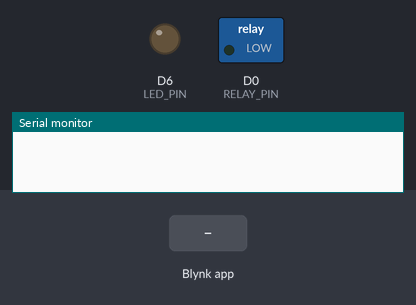
Simulated run of this sketch. Board: ESP8266 (NodeMCU). On the bench: switched loads named in the sketch (green lamp = pin HIGH), output pins drawn as LEDs (lit = HIGH), the last lines printed to the serial monitor. The test bench sets the inputs (shaded band). WiFi joins after 1.5 s; servers stay silent unless stated.

Above: at 3.0 s.
3.1 s: Blynk app writes 1 to V1
At 3.5 s:
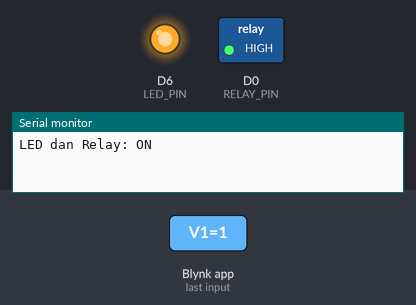
4.6 s: Blynk app writes 0 to V1
At 5.8 s:
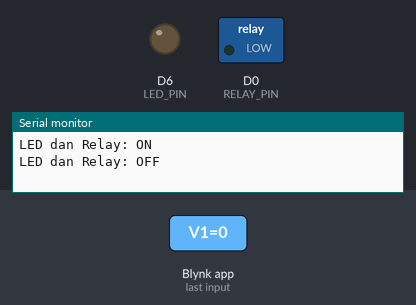
6.1 s: Blynk app writes 200 to V1
At 7.0 s:
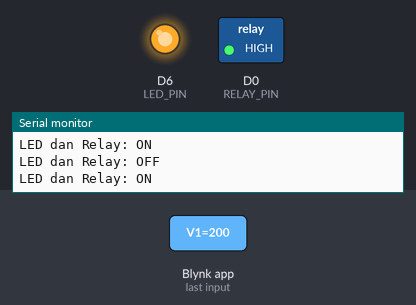
Timing chart, 0 to 9.1 s (numbered marks = the images above; inputs shaded):
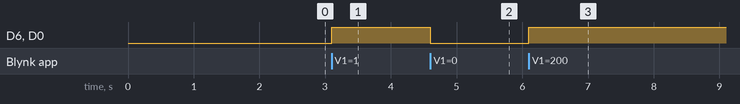

The sketch:

led.ino
```cpp
/*
 * JUDUL: LED (Light Emitting Diode)
 * FUNGSI: Output cahaya yang bisa dikontrol
 * PIN: D6 (Digital Output)
 * RELAY: Mengikuti status LED
 *
 * Cara Kerja:
 * - Output HIGH = LED menyala
 * - Dapat dikontrol manual dari Blynk
 * - Relay menyala bersamaan dengan LED
 *
 * Blynk Virtual Pin:
 * V1 = Kontrol LED (1=ON, 0=OFF)
 * V10 = Status relay
 */

#define BLYNK_TEMPLATE_ID "YourTemplateID"
#define BLYNK_TEMPLATE_NAME "LED Control"
#define BLYNK_AUTH_TOKEN "YourAuthToken"

#include <ESP8266WiFi.h>
#include <BlynkSimpleEsp8266.h>

#define LED_PIN D6
#define RELAY_PIN D0

char ssid[] = "YourWiFiSSID";
char pass[] = "YourWiFiPassword";

void setup() {
  Serial.begin(115200);
  pinMode(LED_PIN, OUTPUT);
  pinMode(RELAY_PIN, OUTPUT);
  digitalWrite(LED_PIN, LOW);
  digitalWrite(RELAY_PIN, LOW);

  Blynk.begin(BLYNK_AUTH_TOKEN, ssid, pass);
}

void loop() {
  Blynk.run();
}

// Kontrol dari Blynk Button
BLYNK_WRITE(V1) {
  int value = param.asInt();  // Nilai 0 atau 1 dari Blynk

  digitalWrite(LED_PIN, value);
  digitalWrite(RELAY_PIN, value);
  Blynk.virtualWrite(V10, value);

  Serial.print("LED dan Relay: ");
  Serial.println(value ? "ON" : "OFF");
}
```

Measured:
- after the input at 3.1 s, D6 (LED_PIN), D0 (RELAY_PIN): LOW → HIGH at once
- after the input at 4.6 s, D6 (LED_PIN), D0 (RELAY_PIN): HIGH → LOW at once
- after the input at 6.1 s, D6 (LED_PIN), D0 (RELAY_PIN): LOW → HIGH at once
